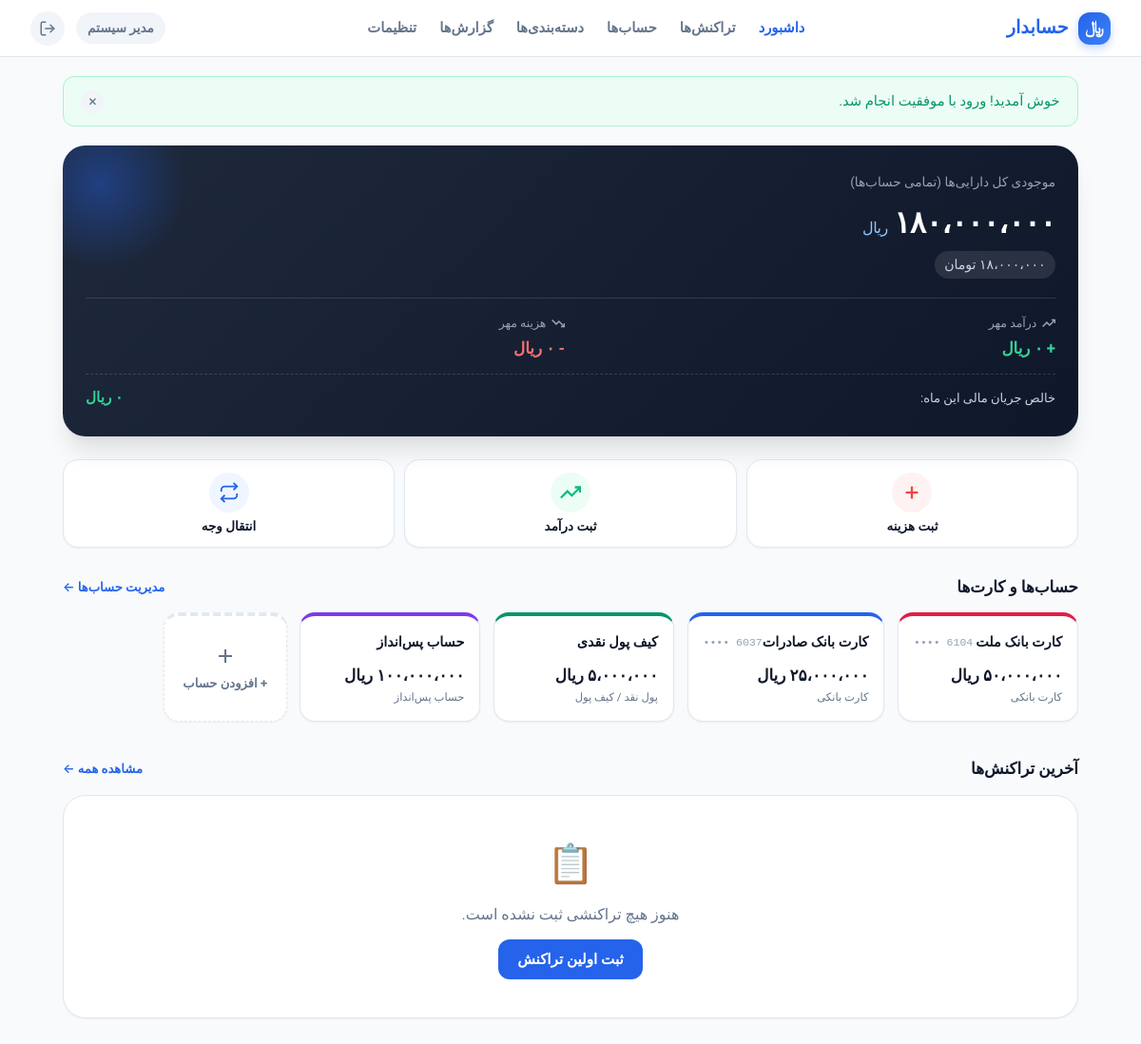
/index.php?r=dashboard (signed in), run on the app's committed database.
### tables this page shows
CREATE TABLE IF NOT EXISTS `accounts` (
    `id` INT AUTO_INCREMENT PRIMARY KEY,
    `user_id` INT NOT NULL,
    `name` VARCHAR(100) NOT NULL,
    `type` ENUM('bank_card', 'cash', 'savings', 'other') NOT NULL DEFAULT 'bank_card',
    `card_number` VARCHAR(24) NULL DEFAULT NULL,
    `opening_balance` BIGINT NOT NULL DEFAULT 0,
    `color` VARCHAR(20) NOT NULL DEFAULT '#3b82f6',
    `icon` VARCHAR(50) NOT NULL DEFAULT 'credit-card',
    `status` ENUM('active', 'archived') NOT NULL DEFAULT 'active',
    `created_at` DATETIME NOT NULL DEFAULT CURRENT_TIMESTAMP,
    `updated_at` DATETIME NOT NULL DEFAULT CURRENT_TIMESTAMP ON UPDATE CURRENT_TIMESTAMP,
    INDEX `idx_accounts_user` (`user_id`, `status`),
    CONSTRAINT `fk_accounts_user` FOREIGN KEY (`user_id`) REFERENCES `users` (`id`) ON DELETE CASCADE
);

### app/views/dashboard/index.php (shortened to what the rows shown need)
<section style="margin-bottom: 1.5rem;">
    <div class="section-header">
        <h2 class="section-title">حساب‌ها و کارت‌ها</h2>
    </div>
    <div class="accounts-scroll">
        <?php foreach ($accounts as $acc): ?>
            <div class="account-card-mini" style="border-top-color: <?= Format::e($acc['color']) ?>;">
                <div class="card-top">
                    <span class="card-name"><?= Format::e($acc['name']) ?></span>
                    <?php if (!empty($acc['card_number'])): ?>
                        <span class="card-num">•••• <?= substr($acc['card_number'], -4) ?></span>
                    <?php endif; ?>
                </div>
                <div>
                    <div class="card-balance"><?= Format::rial($acc['current_balance']) ?></div>
                    <div class="card-type"><?= Format::accountTypeFa($acc['type']) ?></div>
                </div>
            </div>
        <?php endforeach; ?>
    </div>
</section>
<section>
    <div class="section-header">
        <h2 class="section-title">آخرین تراکنش‌ها</h2>
    </div>
</section>

### data on the page
accounts: name "کارت بانک ملت", card_number "6104", current_balance "۵۰،۰۰۰،۰۰۰ ریال", type "کارت بانکی"
accounts: name "کارت بانک صادرات", card_number "6037", current_balance "۲۵،۰۰۰،۰۰۰ ریال", type "کارت بانکی"
accounts: name "کیف پول نقدی", current_balance "۵،۰۰۰،۰۰۰ ریال", type "پول نقد / کیف پول"
accounts: name "حساب پس‌انداز", current_balance "۱۰۰،۰۰۰،۰۰۰ ریال", type "حساب پس‌انداز"

### other printed values
Format::e($user['name']) "مدیر سیستم"
$message "خوش آمدید! ورود با موفقیت انجام شد."
Format::rial($totalBalance, false) "۱۸۰،۰۰۰،۰۰۰"
Format::toman($totalBalance) "۱۸،۰۰۰،۰۰۰ تومان"
Format::e($currentMonth['month_name']) "مهر"
Format::rial($monthSummary['total_income']) "۰ ریال"
Format::rial($monthSummary['total_expense']) "۰ ریال"
Format::rial($monthSummary['net_flow']) "۰ ریال"
